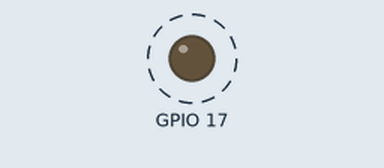
Bench run of a program on a simulated Raspberry Pi (BCM pin numbers). On the bench: output pins drawn as LEDs (lit = HIGH). Dashed ring = blinking. At 42.0 s the program stops and its outputs stay as they are.

Above: at 0.5 s.
Timing chart, 0 to 4.6 s (numbered marks = the images above):
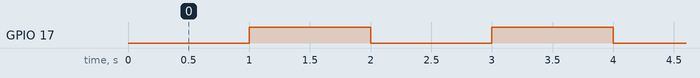

The program:

blink.py
```python
import RPi.GPIO as GPIO
import time

GPIO.setmode(GPIO.BCM)
GPIO.setup(17, GPIO.OUT)

try:
    for i in range(21):
        GPIO.output(17, GPIO.LOW)
        time.sleep(1)
        GPIO.output(17, GPIO.HIGH)
        time.sleep(1)
finally:
    GPIO.cleanup()
```

Measured:
- by itself, GPIO 17: alternates HIGH for 1.0 s and LOW for 1.0 s
